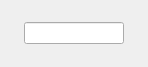
<?xml version="1.0" encoding="UTF-8"?>
<ui version="4.0">
 <class>LoginForm</class>
 <widget class="QWidget" name="LoginForm">
  <property name="geometry">
   <rect>
    <x>0</x>
    <y>0</y>
    <width>148</width>
    <height>67</height>
   </rect>
  </property>
  <property name="font">
   <font>
    <family>Calibri</family>
    <pointsize>-1</pointsize>
   </font>
  </property>
  <property name="windowTitle">
   <string>Time-Track</string>
  </property>
  <property name="styleSheet">
   <string notr="true">*{
font-family:&quot;Calibri&quot;;
font-size: 14px;

}
QTabWidget{
margin:0px;
padding:0px;
border-top: 15px solid #D3D3D3;

}
QStackedWidget{
margin:0px;
padding:0px;
}
QWidget{
margin:0px;
padding:0px;
}

QPushButton{
padding:3px;
}
QRadioButton{
padding:0px;
margin:0px;
}

QTabWidget{

}
QGroupBox { 
   
 } </string>
  </property>
  <layout class="QGridLayout" name="gridLayout">
   <item row="0" column="2">
    <widget class="QLineEdit" name="passEdit">
     <property name="minimumSize">
      <size>
       <width>100</width>
       <height>0</height>
      </size>
     </property>
     <property name="maximumSize">
      <size>
       <width>100</width>
       <height>16777215</height>
      </size>
     </property>
     <property name="font">
      <font>
       <family>Calibri</family>
       <pointsize>-1</pointsize>
      </font>
     </property>
     <property name="maxLength">
      <number>4</number>
     </property>
     <property name="echoMode">
      <enum>QLineEdit::Password</enum>
     </property>
    </widget>
   </item>
   <item row="0" column="0">
    <widget class="QLabel" name="label">
     <property name="text">
      <string/>
     </property>
    </widget>
   </item>
   <item row="0" column="3">
    <layout class="QHBoxLayout" name="horizontalLayout_2">
     <item>
      <widget class="QLabel" name="passLabel">
       <property name="text">
        <string/>
       </property>
      </widget>
     </item>
    </layout>
   </item>
  </layout>
 </widget>
 <resources/>
 <connections/>
</ui>
